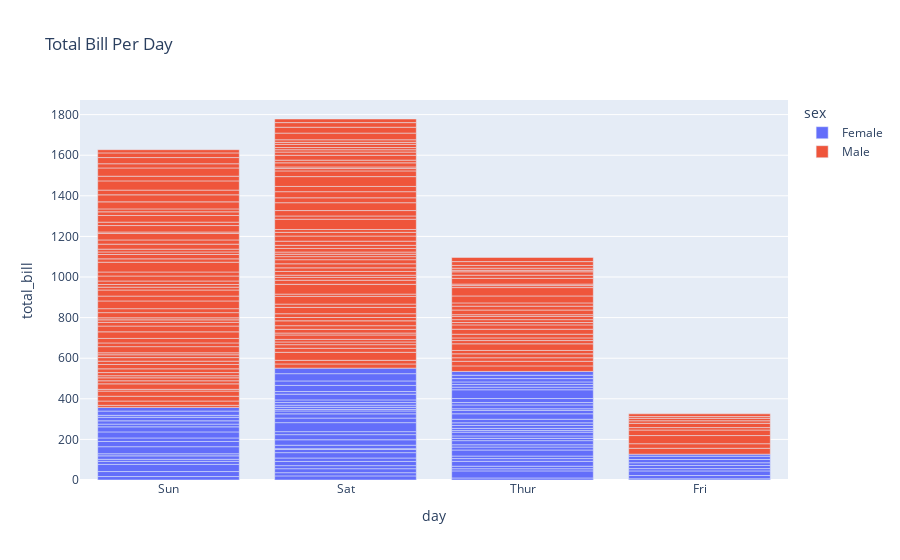

The notebook cell this image was saved under:
### Code cell
fig=px.bar(tips,x='day',y='total_bill',title='Total Bill Per Day',color='sex')
fig.show()

### Figure 1 — Plotly figure (JSON) as saved in the notebook; plotly's stock layout.template omitted (floating-point values rounded to 4 significant figures; data arrays with more than 128 entries replaced by an {"elided": "..."} marker saying what was removed)
{"data": [{"alignmentgroup": "True", "hovertemplate": "sex=Female<br>day=%{x}<br>total_bill=%{y}<extra></extra>", "legendgroup": "Female", "marker": {"color": "#636efa", "pattern": {"shape": ""}}, "name": "Female", "offsetgroup": "Female", "orientation": "v", "showlegend": true, "textposition": "auto", "type": "bar", "x": ["Sun", "Sun", "Sun", "Sun", "Sun", "Sun", "Sat", "Sat", "Sat", "Sat", "Sat", "Sat", "Sun", "Sun", "Sat", "Sat", "Sat", "Sat", "Sat", "Sat", "Sat", "Thur", "Thur", "Fri", "Fri", "Fri", "Fri", "Fri", "Sat", "Sat", "Sat", "Sat", "Sat", "Sun", "Sun", "Thur", "Thur", "Thur", "Thur", "Thur", "Thur", "Thur", "Thur", "Thur", "Thur", "Thur", "Thur", "Thur", "Thur", "Thur", "Thur", "Thur", "Thur", "Thur", "Thur", "Thur", "Thur", "Sun", "Sun", "Sun", "Sun", "Sun", "Sat", "Sat", "Sun", "Sun", "Sun", "Thur", "Thur", "Thur", "Thur", "Thur", "Thur", "Thur", "Sat", "Sat", "Sat", "Sat", "Sat", "Fri", "Fri", "Fri", "Fri", "Sat", "Sat", "Sat", "Thur"], "xaxis": "x", "y": [16.99, 24.59, 35.26, 14.83, 10.33, 16.97, 20.29, 15.77, 19.65, 15.06, 20.69, 16.93, 10.29, 34.81, 26.41, 16.45, 3.07, 17.07, 26.86, 25.28, 14.73, 10.07, 34.83, 5.75, 16.32, 22.75, 11.35, 15.38, 44.3, 22.42, 20.92, 14.31, 7.25, 25.71, 17.31, 10.65, 12.43, 24.08, 13.42, 12.48, 29.8, 14.52, 11.38, 20.27, 11.17, 12.26, 18.26, 8.51, 10.33, 14.15, 13.16, 17.47, 27.05, 16.43, 8.35, 18.64, 11.87, 29.85, 25, 13.39, 16.21, 17.51, 10.59, 10.63, 9.6, 20.9, 18.15, 19.81, 43.11, 13, 12.74, 13, 16.4, 16.47, 12.76, 13.27, 28.17, 12.9, 30.14, 13.42, 15.98, 16.27, 10.09, 22.12, 35.83, 27.18, 18.78], "yaxis": "y"}, {"alignmentgroup": "True", "hovertemplate": "sex=Male<br>day=%{x}<br>total_bill=%{y}<extra></extra>", "legendgroup": "Male", "marker": {"color": "#EF553B", "pattern": {"shape": ""}}, "name": "Male", "offsetgroup": "Male", "orientation": "v", "showlegend": true, "textposition": "auto", "type": "bar", "x": {"elided": "157 str values"}, "xaxis": "x", "y": {"elided": "157 float values"}, "yaxis": "y"}], "layout": {"autosize": true, "barmode": "relative", "legend": {"title": {"text": "sex"}, "tracegroupgap": 0}, "title": {"text": "Total Bill Per Day"}, "xaxis": {"anchor": "y", "autorange": true, "domain": [0, 1], "range": [-0.5, 3.5], "title": {"text": "day"}, "type": "category"}, "yaxis": {"anchor": "x", "autorange": true, "domain": [0, 1], "range": [0, 1872.0], "title": {"text": "total_bill"}, "type": "linear"}}}
